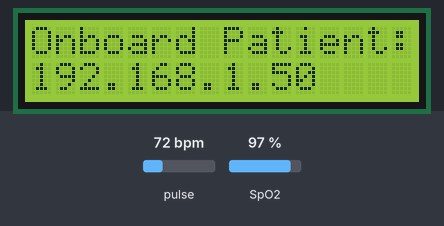
A sketch run on a simulated ESP8266 (NodeMCU). Parts: 16×2 character LCD. The inputs (shaded band) are chosen by the test bench; at power-on: pulse 72 bpm, SpO2 97 %. WiFi joins after 1.5 s; servers stay silent unless stated; EEPROM starts erased; no MQTT or app messages arrive unless stated; what the sketch prints to the serial monitor is not drawn.

Above: at 7.6 s.
At 11.48 s:
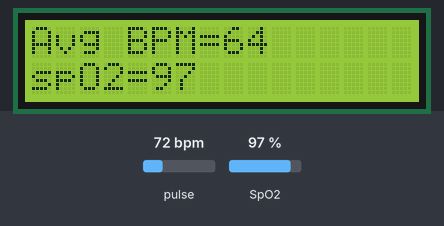

The sketch:

iVMS.ino
```cpp
#include <PubSubClient.h>
#include <ESP8266WiFi.h>
#include <ConfigManager.h>
#include <LiquidCrystal_I2C.h>
#include <Wire.h>
#include "MAX30105.h"
#include "spo2_algorithm.h"
#include "heartRate.h"
#include "common.h"

//measurement duration is approx Buffer_SZ/25 (in seconds). And Max buffer size is 100 (4 seconds)
#define MAX30102_MEASUREMENT_BUFFER_SZ   100

bool deleteOldCreds = 0;

typedef struct
{
  char ssid[32];
  char pwd[64];
  char hospitalName[64];
  char buildingNum[32];
  char floorNum[32];
  char roomNum[32];
  char bedNum[32];
  unsigned char mac[6];
}stc_device_congfig;

typedef enum
{
  MAX30102_HEART_RATE,
  MAX30102_SP02,
  INVALID_DATA_TYPE = 0xFF
}enumSensorDataType;

stc_device_congfig g_devCfg;

void setup()
{
  delay(5000);
  lcdSetup();
  Serial.begin(115200); // initialize serial communication at 115200 bits per second:

  if(deleteOldCreds)
  {
    EEPROM.begin(512);// cache the first 512 bytes of FLASH into RAM
    for(int i = 0;i<512;i++)
      EEPROM.write(i,0);
    EEPROM.end();
    ESP.reset();
  }

  EEPROM.begin(512);// cache the first 512 bytes of FLASH into RAM
  EEPROM.get(0,g_devCfg); // reload the previous data
  wifi_setup();

  delay(500);
  max30102_Init();
  Serial.println(F("Attach sensor to finger with rubber band."));
  max30102_Setup();
  delay(500);
  mqtt_setup();
}

void loop()
{
  max30102_measure(MAX30102_MEASUREMENT_BUFFER_SZ);

  if(max30102_isDataValid())
  {
      refreshLcd();
      max30102_printPPG_to_UART();
      mqtt_loop();
  }
  else
  {
    lcd_fingerMissing();
  }
}
```

MQTT_Client.ino
```cpp
WiFiClient espClient;
PubSubClient client(espClient);

const char* mqtt_server = "192.168.0.127";
long lastMsg = 0;
char msg[50];
int value = 0;

void callback(char* topic, byte* payload, unsigned int length) {
  Serial.print("] ");
  for (int i = 0; i < length; i++) {
    Serial.print((char)payload[i]);
  }
  Serial.println();

  // Switch on the LED if an 1 was received as first character
  if ((char)payload[0] == '1') {
    digitalWrite(BUILTIN_LED, LOW);   // Turn the LED on (Note that LOW is the voltage level
    // but actually the LED is on; this is because
    // it is active low on the ESP-01)
  } else {
    digitalWrite(BUILTIN_LED, HIGH);  // Turn the LED off by making the voltage HIGH
  }

}

void mqtt_client_publish(enumSensorDataType dataType, char* msg)
{
  char topicName[200];
  sprintf(topicName,"%s/%s/%s/%s/%s",g_devCfg.hospitalName,g_devCfg.buildingNum,g_devCfg.floorNum,g_devCfg.roomNum,g_devCfg.bedNum);
  switch(dataType)
  {
    case MAX30102_HEART_RATE:
      sprintf(topicName,"%s/heartRate",topicName);
      break;
    case MAX30102_SP02:
      sprintf(topicName,"%s/sp02",topicName);
      break;
    default:
      break;
  }

  Serial.print("Updating topic:");
  Serial.println(topicName);
  client.publish(topicName, msg);
}


void reconnect() {
  // Loop until we're reconnected
  while (!client.connected()) {
    Serial.print("Attempting MQTT connection...");
    // Create a =client ID with mac address
    String clientId = "ESP8266Client-";
    clientId += macToStr(g_devCfg.mac);
    // Attempt to connect
    if (client.connect(clientId.c_str())) {
      Serial.println("connected");
      // Once connected, publish an announcement...
      mqtt_client_publish(MAX30102_HEART_RATE,"0");
      mqtt_client_publish(MAX30102_SP02,"0");
      //client.subscribe("inTopic");
    } else {
      Serial.print("failed, rc=");
      Serial.print(client.state());
      Serial.println(" try again in 5 seconds");
      // Wait 5 seconds before retrying
      delay(5000);
    }
  }
}

void mqtt_setup() {
  client.setServer(mqtt_server, 1883);
  client.setCallback(callback);
}

void mqtt_loop(){
  if (!client.connected()) {
    reconnect();
  }
  client.loop();
  char val[4];
  sprintf (val, "%03i", max30102_getHeartRate());
  mqtt_client_publish(MAX30102_HEART_RATE,val);
  sprintf (val, "%03i", max30102_getSpO2());
  mqtt_client_publish(MAX30102_SP02,val);
}
```

WIFI.ino
```cpp
ConfigManager configManager;

String macToStr(const uint8_t* mac) {
    String result;
    for (int i = 0; i < 6; ++i) {
        result += String(mac[i], 16);
        if ((i % 2)&&(i<5))result += ':';
    }
    return result;
}

void wifi_setup(void)
{
  Serial.print("Trying to connect to: ");
  Serial.println(g_devCfg.ssid);
  lcd_print(0, "Connecting to:");
  lcd_print(1, g_devCfg.ssid);

  /* Try to use the last saved SSIDs and passwords to connect.
   * If not successful:
   *  - Create a softAP on nodeMCU, no password
   *  - Display localSSID (made out of the MAC address) and IP address
   *  - If user connects via web browser, send form to get username and password for the LAN
   *  - If user POSTs the data, use it to connect to Wifi.
   *  - If cnnection succeeds,
   *      - inform to the peer's browser and on the LCD
   *      - save credentials to EEPROM
   *      - disconnect Soft AP
   *  - Else inform via browser and LCD
   */
  WiFi.setAutoConnect(0);
  WiFi.begin(g_devCfg.ssid,g_devCfg.pwd);

  Serial.println("Trying to connect with previously used ssids' and passwords ...");
  byte numRetries = 0;

  while ((WiFi.status() != WL_CONNECTED) && (numRetries < 10))
  {
    // Wait for 10 seconds for the Wi-Fi to connect
    delay(1000);
    Serial.print('.');
    numRetries++;
  }
  Serial.println('.');
  wl_status_t wifi_status = WiFi.status();

  if(WL_CONNECTED != wifi_status)
  {
    //Unable to connect with past credentials, use softAP to fetch ssid and password from user
    char apCharBuf[24];
    WiFi.macAddress(g_devCfg.mac);
    String apName= macToStr(g_devCfg.mac);
    apName.toCharArray(apCharBuf,24);
    Serial.println("Requesting password over local hotspot");
    Serial.print("Created Hotspot with name ");
    Serial.println(apCharBuf);
    // on LCD, Display SSID and IP Address
    lcd_wifi_hotspot(apCharBuf);
    configManager.setAPName(apCharBuf);
    delay(2000);
    configManager.reset();
    // When new data has been entered, we restart the device from inside the configManager Lib
  }
  else
  {
    //Successfuly connected to the local area network!
    Serial.print("Connected to ");
    Serial.println(WiFi.SSID());
    Serial.print("IP address:\t");
    Serial.println(WiFi.localIP());
    lcd_print(0,"Onboard Patient:");
    lcd_print(1,(char*)WiFi.localIP().toString().c_str());
  }
}
```

common.h
```cpp
void wifi_setup(void);
void lcdSetup(void);
void lcd_fingerMissing(void);
void refreshLcd(void);
int32_t max30102_getSpO2(void);
int32_t max30102_getHeartRate(void);
bool max30102_isDataValid(void);
void max30102_Init(void);
void max30102_Setup(void);
void max30102_printPPG_to_UART(void);
void max30102_measure(int32_t bufLen);
void lcd_wifi_hotspot(void);
```

max30102.ino
```cpp
MAX30105 particleSensor;

//#define ENABLE_RAW_IR_RED_DATA_OUT // uncomment to get continuous raw data on Serial monitor
#define MAX_BUFFER_SZ 110
#define MAX_DETECTABLE_HEART_RATE 250  // Will detect heart Rates below 200 only
// minimum milliseconds between two switches of PPG signal
/* Thought process is as follows:
 *  This system can detect a max heart rate of 250 bpm. This translates to 4.167 bps.
 *  Thus we are expecting 1 beat to take a minimum of 240 ms. This translates to a minimum gap
 *  of 120 ms between two "switches".
 */
#define MIN_SWITCH_TIME 120
#define MIN_RESET_INTERVAL 5000 //in milli seconds
long max30102_timeSinceLastReset;
uint32_t  irBuffer[MAX_BUFFER_SZ]; //infrared LED sensor data
uint32_t  redBuffer[MAX_BUFFER_SZ];  //red LED sensor data
uint32_t  timeBuf[MAX_BUFFER_SZ] ;
int32_t ppg[MAX_BUFFER_SZ];
long  daqTime = 0;  //Total Data Acquisition time
int32_t spo2; //SPO2 value
int8_t validSPO2; //indicator to show if the SPO2 calculation is valid
int32_t heartRate; //heart rate value
int8_t validHeartRate; //indicator to show if the heart rate calculation is valid


int32_t max30102_getSpO2(void)
{
  return spo2;
}

int32_t max30102_getHeartRate(void)
{
  return heartRate;
}

bool max30102_isDataValid(void)
{
  return validSPO2;
}

void max30102_Init(void)
{
    // Initialize sensor
  if (!particleSensor.begin(Wire, I2C_SPEED_FAST)) //Use default I2C port, 100kHz speed
  {
    Serial.println(F("MAX30105 was not found. Please check wiring/power."));

    //TODO: Handle this better
    while (1);
  }
}
void max30102_Setup(void)
{
  byte ledBrightness = 0x1F; //Options: 0=Off to 255=50mA
  byte sampleAverage = 4; //Options: 1, 2, 4, 8, 16, 32. Number of samples averaged together on the chip
  byte ledMode = 3; //Options: 2 = Hear Rate Only, 3 = SpO2 mode, 7 = Multi-LED mode
  byte sampleRate = 400; //Options: 50, 100, 200, 400, 800, 1000, 1600, 3200. Number of RED & IR pulses sampled per second. With smaller sample rate, We get higher resolution.
  int pulseWidth = 411; //Options: 69, 118, 215, 411. Decides the Sample Rate Upper Bound. (Max_sampleRate = kludeFactor* 1/(2*pulseWidth))
  int adcRange = 4096; //Options: 2048, 4096, 8192, 16384. Sets the LED drive current per bit

  particleSensor.setup(ledBrightness, sampleAverage, ledMode, sampleRate, pulseWidth, adcRange); //Configure sensor with these settings
  particleSensor.setPulseAmplitudeRed(0x0A); //Turn Red LED to low to indicate sensor is running
  particleSensor.setPulseAmplitudeGreen(0); //Turn off Green LED
}

void max30102_printPPG_to_UART(void)
{
  for(byte i =0; i<MAX30102_MEASUREMENT_BUFFER_SZ;i++)
  {
    Serial.print("time = ");
    Serial.print(timeBuf[i], DEC);
    Serial.print(F(", PPG = "));
    Serial.println(ppg[i], DEC);
  }
}
void max30102_printRawDataToUart(uint32_t red, uint32_t ir, uint32_t timeStamp)
{
  if(ir > 50000)
  {
      //send samples and calculation result to terminal program through UART
      Serial.print("RED LED = ");
      Serial.print(red, DEC);
      Serial.print(F(", IR LED = "));
      Serial.print(ir, DEC);
      Serial.print(F(", timestamp = "));
      Serial.println(timeStamp, DEC);

  }
}

/*
 * Sensor reading API. Make sure to not add any delays, debug info etc here.
 * This has to be quick!!
 */
void max30102_readSensor(long* ir, long* red, long* timestamp)
{
    while (particleSensor.available() == false) //do we have new data?
      particleSensor.check(); //Check the sensor for new data

    *red = particleSensor.getRed();
    *ir = particleSensor.getIR();
    *timestamp =  millis() - daqTime;
    particleSensor.nextSample(); //We're finished with this sample so move to next sample
}

/*
 * Data Acquisition API. Make sure to not add any delays, debug info etc here.
 * This has to be successive!!
 */
void max30102_AcquireSamples(unsigned int detBufferLength)
{
  daqTime = millis();
  for (byte i = 0 ; i < detBufferLength ; i++)
  {
    max30102_readSensor((long*)&irBuffer[i],(long *)&redBuffer[i],(long *)&timeBuf[i]);
  }
  daqTime = millis() - daqTime;
}

void max30102_processDataForHeartRate(unsigned int bufLen)
{
  uint32_t movingAvgIr = 0, crossPoint = 0, lastSwitchTime = (timeBuf[1]- 2*MIN_SWITCH_TIME);
  byte signalPos =0, numSwitches =0;

  for(byte i = 0; i < bufLen;i++)
  {
    #ifdef ENABLE_RAW_IR_RED_DATA_OUT
    max30102_printRawDataToUart(redBuffer[i],irBuffer[i],timeBuf[i]);
    #endif
    movingAvgIr +=irBuffer[i];
    if(i>0)
    {
      movingAvgIr /=2;
      if((timeBuf[i] - lastSwitchTime) > MIN_SWITCH_TIME)
      {
        if((irBuffer[i] > movingAvgIr)&&(signalPos == 0))
        {
          numSwitches++;
          lastSwitchTime = timeBuf[i];
          crossPoint = movingAvgIr;
          signalPos = 1;
        }
        else if ((irBuffer[i] < movingAvgIr)&&(signalPos == 1))
        {
          numSwitches++;
          lastSwitchTime = timeBuf[i];
          crossPoint = movingAvgIr;
          signalPos = 0;
        }
      }
    }

    //Level PPG about the zero
    if(crossPoint>0)
    {
      ppg[i] = irBuffer[i] - crossPoint;
    }
    else
    {
      ppg[i] = 0;
    }

  }

  heartRate = ((float)numSwitches/2)*(60000/(float)daqTime);
}

void max30102_reset(void)
{
  //Reset FW and hardware
  daqTime = 0;
  spo2 = 0; //SPO2 value
  validSPO2 = 0; //indicator to show if the SPO2 calculation is valid
  heartRate = 0; //heart rate value
  validHeartRate = 0; //indicator to show if the heart rate calculation is valid
  //Need to check how to reset the hardware
}

void max30102_measure(int32_t bufLen)
{
  long ir, red, timeVal;
  byte numRetry = 0;

  max30102_reset();
  max30102_readSensor(&ir,&red,&timeVal);

  while((ir<50000)&&(numRetry <10))
  {
    //Try 10 times to check if finger is present.
    max30102_readSensor(&ir,&red,&timeVal);
    numRetry++;
  };

  if(ir>50000)
  {
    max30102_AcquireSamples(bufLen);
    //Use library API to get spO2 concentration
    maxim_heart_rate_and_oxygen_saturation((uint32_t *)irBuffer, bufLen, (uint32_t *)redBuffer, &spo2, &validSPO2, &heartRate, &validHeartRate);
    max30102_processDataForHeartRate(bufLen);
  }
}
```

lcd.ino
```cpp
LiquidCrystal_I2C lcd(0x27,16,2);  // set the LCD address to 0x27 for a 16 chars and 2 line display

unsigned long previousLcdUpdateMillis = 0;
const long lcdUpdateInterval = 2000;

void lcdSetup(void)
{
  lcd.init();                      // initialize the lcd
  lcd.backlight();
  lcd.clear();
  lcd.setCursor(6,0);
  lcd.print("iVMS");
  lcd.setCursor(0,1);
  lcd.print("Initializing...");
}

void lcd_fingerMissing(void)
{
  unsigned long currentMillis = millis();

  if (currentMillis - previousLcdUpdateMillis >= lcdUpdateInterval)
  {
      previousLcdUpdateMillis = currentMillis;
    lcd.clear();
    lcd.setCursor(0,0);
    lcd.print(" No finger?");
  }
}

void clearLCDLine(int line)
{
  lcd.setCursor(0,line);
  for(int n = 0; n < 16; n++)
  {
    lcd.print(" ");
  }
}

void lcd_print(byte lineNum, char* startPtr)
{
  if((lineNum == 0) || (lineNum == 1))
  {
    clearLCDLine(lineNum);
    lcd.setCursor(0,lineNum);
    if(NULL != startPtr)
      lcd.print(startPtr);
  }
}

void lcd_wifi_hotspot(char* softApName)
{
  lcd.clear();

  lcd.setCursor(0,0);
  lcd.print("Connect to:");
  lcd.setCursor(0,1);
  lcd.print(softApName);
}

void refreshLcd(void)
{
  unsigned long currentMillis = millis();
  if (currentMillis - previousLcdUpdateMillis >= lcdUpdateInterval)
  {
      previousLcdUpdateMillis = currentMillis;
      lcd.clear();
      lcd.setCursor(0,0);
      lcd.print("Avg BPM=");
      lcd.print(max30102_getHeartRate());
      lcd.setCursor(0,1);
      lcd.print("spO2=");
      lcd.print(max30102_getSpO2());
  }
}
```

Measured:
- what the display in image 0 shows lasts 3.8 s, from 7.5 s to 11.3 s
